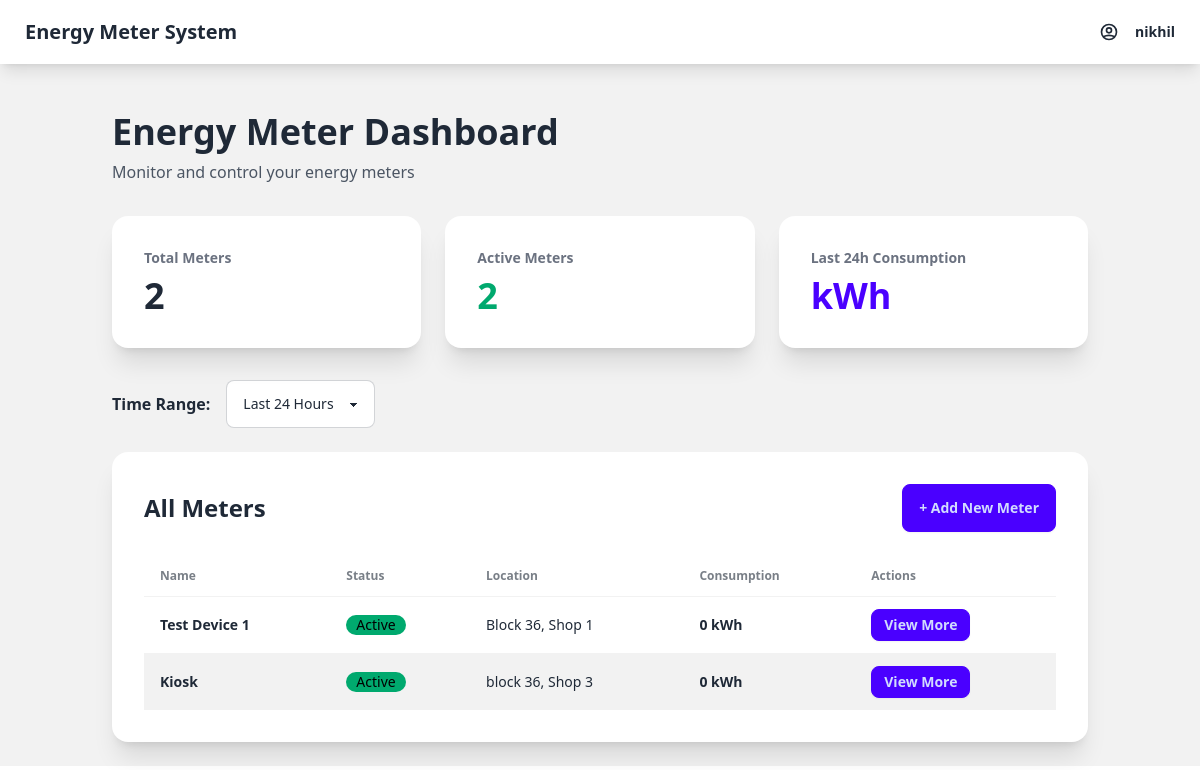
The app's page / (signed in) with its own data.
### meters/models.py (models this page shows, shortened)
class Meter(models.Model):
    device_id = models.CharField(max_length=100, unique=True)
    name = models.CharField(max_length=200)
    is_active = models.BooleanField(default=True)
    location = models.CharField(max_length=300, blank=True)
    contact_email = models.EmailField(blank=True)
    contact_phone = models.CharField(max_length=20, blank=True)
    description = models.TextField(blank=True)
    created_at = models.DateTimeField(default=timezone.now)
    updated_at = models.DateTimeField(auto_now=True)

### dashboard/views.py (the view)
# urls.py: path('', views.dashboard_home, name='home'),
@login_required
def dashboard_home(request):
    time_range = request.GET.get('time_range', '24h')
    now = timezone.now()
    if time_range == '24h':
        time_filter = now - timedelta(hours=24)
    elif time_range == '7d':
        time_filter = now - timedelta(days=7)
    elif time_range == '30d':
        time_filter = now - timedelta(days=30)
    else:  # 'all'
        time_filter = None
    meters = Meter.objects.all()
    total_meters = meters.count()
    active_meters = meters.filter(is_active=True).count()
    if time_filter:
        total_consumption = MeterReading.objects.filter(
            timestamp__gte=time_filter
        ).aggregate(total=Sum('kilowatt_hours'))['total'] or 0
    else:
        total_consumption = MeterReading.objects.aggregate(
            total=Sum('kilowatt_hours'))['total'] or 0
    meters_with_consumption = []
    for meter in meters:
        if time_filter:
            consumption = meter.readings.filter(
                timestamp__gte=time_filter
            ).aggregate(total=Sum('kilowatt_hours'))['total'] or 0
        else:
            consumption = meter.readings.aggregate(
                total=Sum('kilowatt_hours'))['total'] or 0
        meters_with_consumption.append({
            'meter': meter,
            'consumption': consumption
        })
    context = {
        'total_meters': total_meters,
        'active_meters': active_meters,
        'total_consumption': total_consumption,
        'meters_with_consumption': meters_with_consumption,
        'time_range': time_range,
    }
    return render(request, 'dashboard/home.html', context)

### dashboard/templates/dashboard/home.html (shortened to what this page needs)
{% extends 'dashboard/base.html' %}
{% block content %}
<div class="container mx-auto p-6">
    <div class="mb-8">
        <h1 class="text-4xl font-bold mb-2">Energy Meter Dashboard</h1>
        <p class="text-gray-600">Monitor and control your energy meters</p>
    </div>
    <div class="grid grid-cols-1 md:grid-cols-3 gap-6 mb-8">
        <div class="card bg-base-100 shadow-xl">
            <div class="card-body">
                <h2 class="card-title text-sm text-gray-500">Total Meters</h2>
                <p class="text-4xl font-bold">{{ total_meters }}</p>
            </div>
        </div>
        <div class="card bg-base-100 shadow-xl">
            <div class="card-body">
                <h2 class="card-title text-sm text-gray-500">Active Meters</h2>
                <p class="text-4xl font-bold text-success">{{ active_meters }}</p>
            </div>
        </div>
        <div class="card bg-base-100 shadow-xl">
            <div class="card-body">
                <h2 class="card-title text-sm text-gray-500">Last 24h Consumption</h2>
                <p class="text-4xl font-bold text-primary">{{ total_consumption_24h }} kWh</p>
            </div>
        </div>
    </div>
    <div class="mb-6">
        <form method="GET" action="">
            <div class="flex items-center gap-4">
                <label class="font-semibold">Time Range:</label>
                <select name="time_range" class="select select-bordered" onchange="this.form.submit()">
                    <option value="24h" {% if time_range == '24h' %}selected{% endif %}>Last 24 Hours</option>
                </select>
            </div>
        </form>
    </div>
    <div class="card bg-base-100 shadow-xl">
        <div class="card-body">
            <div class="flex justify-between items-center mb-4">
                <h2 class="card-title text-2xl">All Meters</h2>
                <a href="{% url 'dashboard:add_meter' %}" class="btn btn-primary">+ Add New Meter</a>
            </div>
            <div class="overflow-x-auto">
                <table class="table table-zebra">
                    <thead>
                        <tr>
                            <th>Name</th>
                            <th>Status</th>
                            <th>Location</th>
                            <th>Consumption</th>
                            <th>Actions</th>
                        </tr>
                    </thead>
                    <tbody>
                        {% for item in meters_with_consumption %}
                        <tr>
                            <td class="font-semibold">{{ item.meter.name }}</td>
                            <td>
                                {% if item.meter.is_active %}
                                    <span class="badge badge-success">Active</span>
                                {% else %}
                                    <span class="badge badge-error">Inactive</span>
                                {% endif %}
                            </td>
                            <td>{{ item.meter.location|default:"N/A" }}</td>
                            <td class="font-semibold">{{ item.consumption }} kWh</td>
                            <td>
                                <a href="{% url 'dashboard:meter_detail' item.meter.id %}" class="btn btn-sm btn-primary">View More</a>
                            </td>
                        </tr>
                        {% empty %}
                        <tr>
                            <td colspan="5" class="text-center text-gray-500">No meters found</td>
                        </tr>
                        {% endfor %}
                    </tbody>
                </table>
            </div>
        </div>
    </div>
</div>
{% endblock %}

### dashboard/templates/dashboard/base.html (shortened to what this page needs)
<!DOCTYPE html>
<html lang="en" data-theme="light">
<head>
    <link href="https://cdn.jsdelivr.net/npm/daisyui@4.4.19/dist/full.min.css" rel="stylesheet" type="text/css" />
    <script src="https://cdn.tailwindcss.com"></script>
</head>
<body class="bg-base-200">
    <div class="navbar bg-base-100 shadow-lg mb-6">
        <div class="flex-1">
            <a href="{% url 'dashboard:home' %}" class="btn btn-ghost normal-case text-xl">
                Energy Meter System
            </a>
        </div>
        <div class="flex-none">
            {% if user.is_authenticated %}
                <div class="dropdown dropdown-end">
                    <label tabindex="0" class="btn btn-ghost">
                        <span class="ml-2">{{ user.username }}</span>
                    </label>
                </div>
            {% endif %}
        </div>
    </div>
    {% block content %}
    {% endblock %}
</body>
</html>

### records on screen
Meter: meter.name "Test Device 1", is_active "Active", meter.location "Block 36, Shop 1", consumption "0"
Meter: meter.name "Kiosk", is_active "Active", meter.location "block 36, Shop 3", consumption "0"

### other values on screen
{{ user.username }} "nikhil"
{{ total_meters }} "2"
{{ active_meters }} "2"
